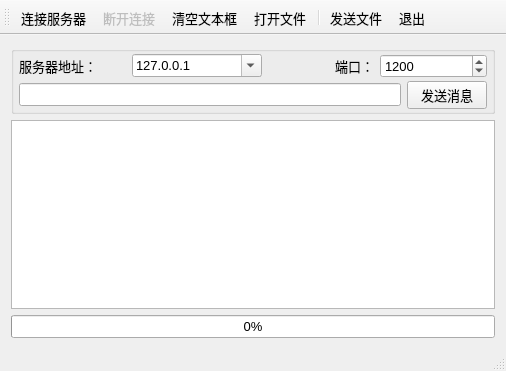
<?xml version="1.0" encoding="UTF-8"?>
<ui version="4.0">
 <class>MainWindow</class>
 <widget class="QMainWindow" name="MainWindow">
  <property name="geometry">
   <rect>
    <x>0</x>
    <y>0</y>
    <width>506</width>
    <height>371</height>
   </rect>
  </property>
  <property name="font">
   <font>
    <pointsize>10</pointsize>
   </font>
  </property>
  <property name="windowTitle">
   <string>TCP Client</string>
  </property>
  <widget class="QWidget" name="centralWidget">
   <layout class="QGridLayout" name="gridLayout">
    <item row="0" column="0">
     <widget class="QGroupBox" name="groupBox">
      <property name="title">
       <string/>
      </property>
      <layout class="QVBoxLayout" name="verticalLayout">
       <property name="spacing">
        <number>3</number>
       </property>
       <property name="leftMargin">
        <number>5</number>
       </property>
       <property name="topMargin">
        <number>2</number>
       </property>
       <property name="rightMargin">
        <number>5</number>
       </property>
       <property name="bottomMargin">
        <number>2</number>
       </property>
       <item>
        <layout class="QHBoxLayout" name="horizontalLayout_2">
         <item>
          <widget class="QLabel" name="label">
           <property name="text">
            <string>服务器地址：</string>
           </property>
          </widget>
         </item>
         <item>
          <widget class="QComboBox" name="comboServer">
           <property name="minimumSize">
            <size>
             <width>130</width>
             <height>0</height>
            </size>
           </property>
           <property name="editable">
            <bool>true</bool>
           </property>
           <item>
            <property name="text">
             <string>127.0.0.1</string>
            </property>
           </item>
           <item>
            <property name="text">
             <string>localHost</string>
            </property>
           </item>
          </widget>
         </item>
         <item>
          <widget class="QLabel" name="label_2">
           <property name="text">
            <string>端口：</string>
           </property>
           <property name="alignment">
            <set>Qt::AlignRight|Qt::AlignTrailing|Qt::AlignVCenter</set>
           </property>
          </widget>
         </item>
         <item>
          <widget class="QSpinBox" name="spinPort">
           <property name="minimumSize">
            <size>
             <width>0</width>
             <height>0</height>
            </size>
           </property>
           <property name="minimum">
            <number>1</number>
           </property>
           <property name="maximum">
            <number>65535</number>
           </property>
           <property name="value">
            <number>1200</number>
           </property>
          </widget>
         </item>
        </layout>
       </item>
       <item>
        <layout class="QHBoxLayout" name="horizontalLayout">
         <item>
          <widget class="QLineEdit" name="editMsg"/>
         </item>
         <item>
          <widget class="QPushButton" name="btnSend">
           <property name="text">
            <string>发送消息</string>
           </property>
          </widget>
         </item>
        </layout>
       </item>
      </layout>
     </widget>
    </item>
    <item row="1" column="0">
     <layout class="QVBoxLayout" name="verticalLayout_2">
      <item>
       <widget class="QPlainTextEdit" name="textEdit"/>
      </item>
      <item>
       <widget class="QProgressBar" name="progressBar">
        <property name="value">
         <number>0</number>
        </property>
       </widget>
      </item>
     </layout>
    </item>
   </layout>
  </widget>
  <widget class="QToolBar" name="mainToolBar">
   <property name="toolButtonStyle">
    <enum>Qt::ToolButtonTextUnderIcon</enum>
   </property>
   <attribute name="toolBarArea">
    <enum>TopToolBarArea</enum>
   </attribute>
   <attribute name="toolBarBreak">
    <bool>false</bool>
   </attribute>
   <addaction name="actConnect"/>
   <addaction name="actDisconnect"/>
   <addaction name="actClear"/>
   <addaction name="act_openfile"/>
   <addaction name="separator"/>
   <addaction name="act_sendfile"/>
   <addaction name="actQuit"/>
  </widget>
  <widget class="QStatusBar" name="statusBar"/>
  <action name="actConnect">
   <property name="icon">
    <iconset resource="res.qrc">
     <normaloff>:/images/images/051.JPG</normaloff>:/images/images/051.JPG</iconset>
   </property>
   <property name="text">
    <string>连接服务器</string>
   </property>
   <property name="toolTip">
    <string>连接到TCP服务器</string>
   </property>
  </action>
  <action name="actDisconnect">
   <property name="enabled">
    <bool>false</bool>
   </property>
   <property name="icon">
    <iconset resource="res.qrc">
     <normaloff>:/images/images/075.JPG</normaloff>:/images/images/075.JPG</iconset>
   </property>
   <property name="text">
    <string>断开连接</string>
   </property>
   <property name="toolTip">
    <string>断开TCP连接</string>
   </property>
  </action>
  <action name="actQuit">
   <property name="icon">
    <iconset resource="res.qrc">
     <normaloff>:/images/images/132.bmp</normaloff>:/images/images/132.bmp</iconset>
   </property>
   <property name="text">
    <string>退出</string>
   </property>
   <property name="toolTip">
    <string>退出本窗口</string>
   </property>
  </action>
  <action name="actClear">
   <property name="icon">
    <iconset resource="res.qrc">
     <normaloff>:/images/images/212.bmp</normaloff>:/images/images/212.bmp</iconset>
   </property>
   <property name="text">
    <string>清空文本框</string>
   </property>
   <property name="toolTip">
    <string>清空文本框</string>
   </property>
  </action>
  <action name="act_openfile">
   <property name="text">
    <string>打开文件</string>
   </property>
  </action>
  <action name="act_sendfile">
   <property name="text">
    <string>发送文件</string>
   </property>
  </action>
 </widget>
 <layoutdefault spacing="6" margin="11"/>
 <resources>
  <include location="res.qrc"/>
 </resources>
 <connections>
  <connection>
   <sender>actQuit</sender>
   <signal>triggered()</signal>
   <receiver>MainWindow</receiver>
   <slot>close()</slot>
   <hints>
    <hint type="sourcelabel">
     <x>-1</x>
     <y>-1</y>
    </hint>
    <hint type="destinationlabel">
     <x>326</x>
     <y>237</y>
    </hint>
   </hints>
  </connection>
 </connections>
</ui>
